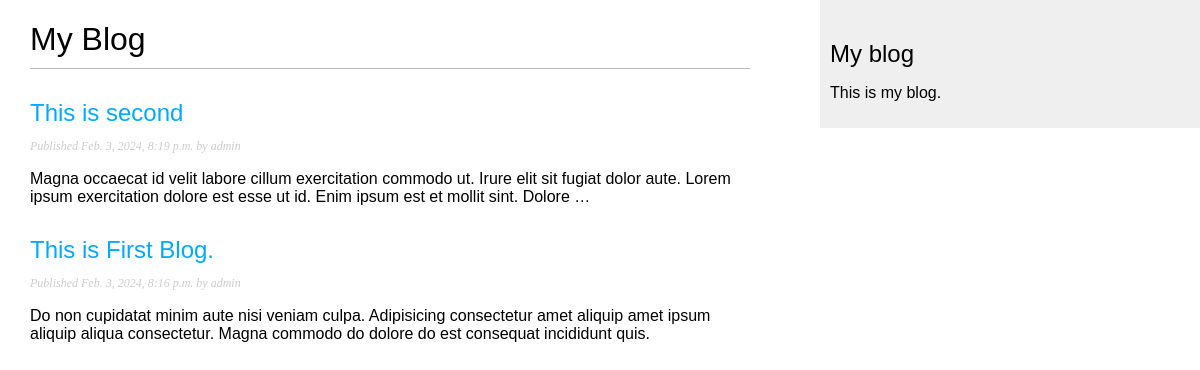
Screenshot of /blog/ with the database file from the repository.
### myapp/models.py (models this page shows, shortened)
class Post(models.Model):
    class Status(models.TextChoices):
        DRAFT = 'DF', 'Draft'
        PUBLISHED = 'PB', 'Published'
    title = models.CharField(max_length=250)
    slug = models.SlugField(max_length=250,unique_for_date='publish')
    author = models.ForeignKey(User,on_delete=models.CASCADE,related_name='myapp_posts')
    body = models.TextField()
    publish = models.DateTimeField(default=timezone.now)
    created = models.DateTimeField(auto_now_add=True)
    updated = models.DateTimeField(auto_now=True)
    status = models.CharField(max_length=2,
    choices=Status.choices,default=Status.DRAFT)
    objects = models.Manager() # The default manager.
    published = PublishedManager() # Our custom manager.
    class Meta:
        ordering = ['-publish']
        indexes = [
            models.Index(fields=['-publish']),
            ]
    def get_absolute_url(self):
        return reverse('myapp:post_detail',args=[self.publish.year,self.publish.month,
        self.publish.day,self.slug]
        )

### myapp/views.py (the view)
# urls.py: path('', views.post_list, name='post_list'),
def post_list(request):
    posts = Post.published.all()
    return render(request,'myapp/post/list.html',{'posts': posts})

### myapp/models.py (called while the page is built)
    def get_queryset(self):
        return super().get_queryset()\
            .filter(status=Post.Status.PUBLISHED)

### myapp/templates/myapp/post/list.html (shortened to what this page needs)
{% extends "myapp/base.html" %}
 {% block content %}
<h1>My Blog</h1>
{% for post in posts %}
<h2>
        <a href="{{ post.get_absolute_url }}">{{ post.title }} </a>
</h2>
<p class="date">Published {{ post.publish }} by {{ post.author }}</p>
{{ post.body|truncatewords:30|linebreaks }} {% endfor %}
{% endblock %}

### myapp/templates/myapp/base.html (shortened to what this page needs)
{% load static %}
<!DOCTYPE html>
<html>
  <head>
    <link href="{% static "css/blog.css" %}" rel="stylesheet">
  </head>
  <body>
    <div id="content">{% block content %} {% endblock %}</div>
    <div id="sidebar">
      <h2>My blog</h2>
      <p>This is my blog.</p>
    </div>
  </body>
</html>

### myapp/static/css/blog.css (style rules this page uses)
body { margin:0; padding:0; font-family:helvetica, sans-serif; }
a { color:#00abff; text-decoration:none; }
h1 { font-weight:normal; border-bottom:1px solid #bbb; padding:0 0 10px 0; }
h2 { font-weight:normal; margin:30px 0 0; }
#content { float:left; width:60%; padding:0 0 0 30px; }
#sidebar { float:right; width:30%; padding:10px; background:#efefef; height:100%; }
p.date { color:#ccc; font-family: georgia, serif; font-size: 12px; font-style: italic; }

### rows the page displays
Post: title "This is second", publish "Feb. 3, 2024, 8:19 p.m.", author "admin", body "Magna occaecat id velit labore cillum exercitation commodo ut. Irure elit sit fugiat dolor aute. Lorem ipsum exercitation dolore est esse ut id. Enim ipsum est et mollit sint. Dolore …"
Post: title "This is First Blog.", publish "Feb. 3, 2024, 8:16 p.m.", author "admin", body "Do non cupidatat minim aute nisi veniam culpa. Adipisicing consectetur amet aliquip amet ipsum aliquip aliqua consectetur. Magna commodo do dolore do est consequat incididunt quis."
